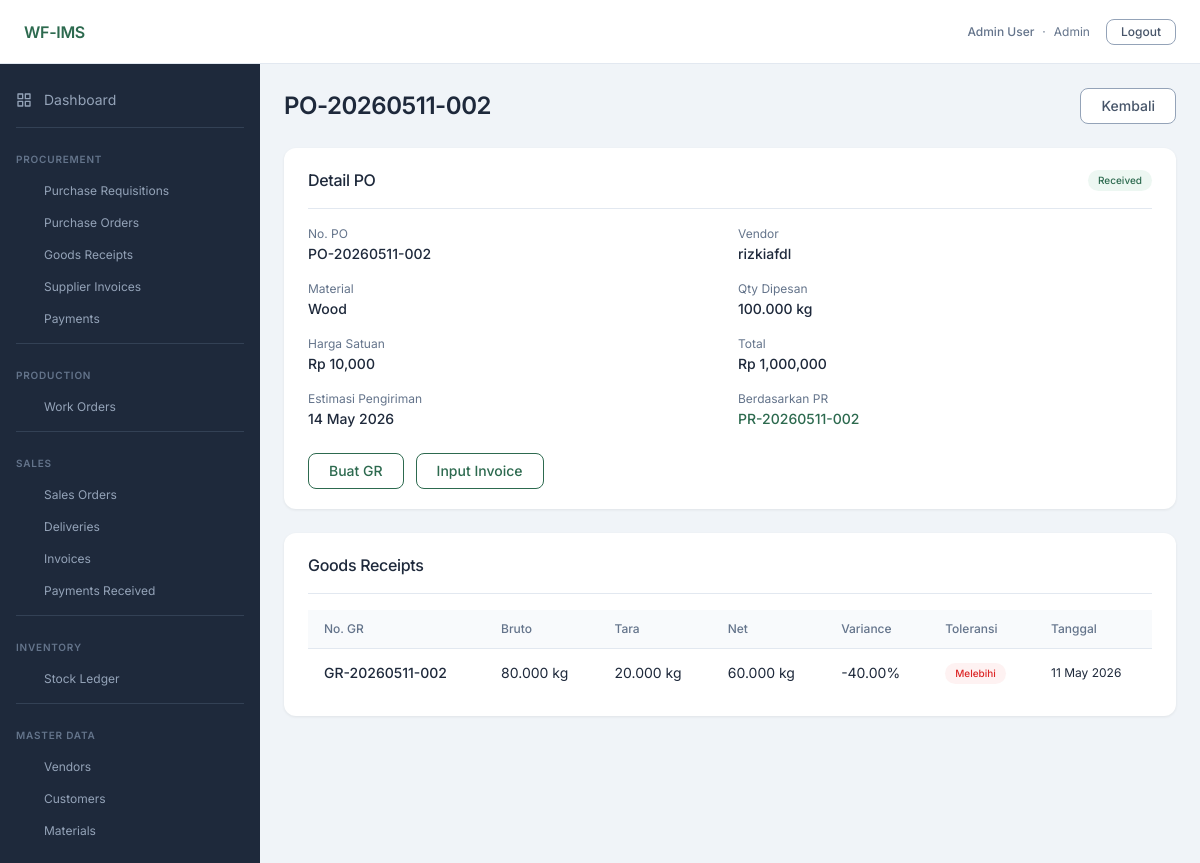
/procurement/po/2 (signed in), run on the app's committed database.
### app/models/user.py (models this page shows, shortened)
class User(UserMixin, db.Model):
    __tablename__ = 'users'
    id = db.Column(db.Integer, primary_key=True)
    email = db.Column(db.String(120), unique=True, nullable=False)
    password_hash = db.Column(db.String(256), nullable=False)
    full_name = db.Column(db.String(100), nullable=False)
    role = db.Column(db.Enum(UserRole), nullable=False)
    is_active = db.Column(db.Boolean, default=True, nullable=False)
    created_at = db.Column(db.DateTime, default=lambda: datetime.now(timezone.utc), nullable=False)

### app/models/procurement.py (models this page shows)
class PurchaseOrder(db.Model):
    __tablename__ = 'purchase_orders'
    id = db.Column(db.Integer, primary_key=True)
    po_number = db.Column(db.String(20), unique=True, nullable=False)
    pr_id = db.Column(db.Integer, db.ForeignKey('purchase_requisitions.id'), nullable=True)
    vendor_id = db.Column(db.Integer, db.ForeignKey('vendors.id'), nullable=False)
    material_id = db.Column(db.Integer, db.ForeignKey('materials.id'), nullable=False)
    qty_ordered = db.Column(db.Numeric(12, 3), nullable=False)
    unit_price = db.Column(db.Numeric(14, 2), nullable=False)
    total_amount = db.Column(db.Numeric(14, 2), nullable=False)
    expected_delivery_date = db.Column(db.Date, nullable=True)
    status = db.Column(db.Enum(POStatus), nullable=False, default=POStatus.draft)
    confirmed_at = db.Column(db.DateTime, nullable=True)
    created_by = db.Column(db.Integer, db.ForeignKey('users.id'), nullable=False)
    created_at = db.Column(db.DateTime, default=lambda: datetime.now(timezone.utc), nullable=False)
    material = db.relationship('Material', backref='purchase_orders')
    creator = db.relationship('User', foreign_keys=[created_by], backref='purchase_orders_created')
    goods_receipts = db.relationship('GoodsReceipt', backref='purchase_order', lazy='dynamic')
    supplier_invoices = db.relationship('SupplierInvoice', backref='purchase_order', lazy='dynamic')

class PurchaseRequisition(db.Model):
    __tablename__ = 'purchase_requisitions'
    id = db.Column(db.Integer, primary_key=True)
    pr_number = db.Column(db.String(20), unique=True, nullable=False)
    material_id = db.Column(db.Integer, db.ForeignKey('materials.id'), nullable=False)
    qty = db.Column(db.Numeric(12, 3), nullable=False)
    unit = db.Column(db.String(10), nullable=False)
    reason = db.Column(db.Text)
    status = db.Column(db.Enum(PRStatus), nullable=False, default=PRStatus.draft)
    requested_by = db.Column(db.Integer, db.ForeignKey('users.id'), nullable=False)
    approved_by = db.Column(db.Integer, db.ForeignKey('users.id'), nullable=True)
    approved_at = db.Column(db.DateTime, nullable=True)
    created_at = db.Column(db.DateTime, default=lambda: datetime.now(timezone.utc), nullable=False)
    material = db.relationship('Material', backref='purchase_requisitions')
    requester = db.relationship('User', foreign_keys=[requested_by], backref='requisitions_made')
    approver = db.relationship('User', foreign_keys=[approved_by], backref='requisitions_approved')
    purchase_orders = db.relationship('PurchaseOrder', backref='purchase_requisition', lazy='dynamic')

class GoodsReceipt(db.Model):
    __tablename__ = 'goods_receipts'
    id = db.Column(db.Integer, primary_key=True)
    gr_number = db.Column(db.String(20), unique=True, nullable=False)
    po_id = db.Column(db.Integer, db.ForeignKey('purchase_orders.id'), nullable=False)
    gross_weight = db.Column(db.Numeric(12, 3), nullable=False)
    tare_weight = db.Column(db.Numeric(12, 3), nullable=False)
    net_weight = db.Column(db.Numeric(12, 3), nullable=False)
    weight_variance_pct = db.Column(db.Numeric(6, 2), nullable=True)
    is_within_tolerance = db.Column(db.Boolean, nullable=True)
    received_by = db.Column(db.Integer, db.ForeignKey('users.id'), nullable=False)
    received_at = db.Column(db.DateTime, default=lambda: datetime.now(timezone.utc), nullable=False)
    notes = db.Column(db.Text)
    receiver = db.relationship('User', foreign_keys=[received_by], backref='goods_receipts_received')
    rm_lots = db.relationship('RMLot', backref='goods_receipt', lazy='dynamic')

### app/models/master.py (models this page shows)
class Vendor(db.Model):
    __tablename__ = 'vendors'
    id = db.Column(db.Integer, primary_key=True)
    name = db.Column(db.String(100), nullable=False)
    contact_name = db.Column(db.String(100))
    phone = db.Column(db.String(20))
    email = db.Column(db.String(120))
    address = db.Column(db.Text)
    payment_terms = db.Column(db.Integer)  # days
    is_active = db.Column(db.Boolean, default=True, nullable=False)
    created_at = db.Column(db.DateTime, default=lambda: datetime.now(timezone.utc), nullable=False)
    purchase_orders = db.relationship('PurchaseOrder', backref='vendor', lazy='dynamic')
    supplier_invoices = db.relationship('SupplierInvoice', backref='vendor', lazy='dynamic')

class Material(db.Model):
    __tablename__ = 'materials'
    id = db.Column(db.Integer, primary_key=True)
    name = db.Column(db.String(100), nullable=False)
    unit = db.Column(db.String(10), nullable=False)  # kg|ton|bag
    reorder_point = db.Column(db.Numeric(12, 3), default=0)
    material_type = db.Column(db.Enum(MaterialType), nullable=False)
    created_at = db.Column(db.DateTime, default=lambda: datetime.now(timezone.utc), nullable=False)
    bom_as_fg = db.relationship(
        'BOMItem', foreign_keys='BOMItem.fg_material_id',
        backref='fg_material', lazy='dynamic',
    )
    bom_as_rm = db.relationship(
        'BOMItem', foreign_keys='BOMItem.rm_material_id',
        backref='rm_material', lazy='dynamic',
    )

### app/blueprints/procurement/routes.py (the view)
@bp.route('/po/<int:po_id>')
@login_required
def po_detail(po_id):
    po = PurchaseOrder.query.get_or_404(po_id)
    grs = po.goods_receipts.all()
    invoices = po.supplier_invoices.all()
    return render_template('procurement/po_detail.html', po=po, grs=grs, invoices=invoices)

### app/models/user.py (called while the page is built)
@login_manager.user_loader
def load_user(user_id):
    return User.query.get(int(user_id))

### app/templates/procurement/po_detail.html (shortened to what this page needs)
{% extends 'base.html' %}
{% block content %}
{% set sbadge = {'draft':'badge-warning','sent':'badge-info','confirmed':'badge-info','received':'badge-success','closed':'badge-neutral','cancelled':'badge-danger'} %}
<div class="page-header">
  <h1 class="page-title">{{ po.po_number }}</h1>
  <a href="{{ url_for('procurement.po_list') }}" class="btn btn-secondary">Kembali</a>
</div>
<div class="card">
  <div class="card-header">
    <p class="card-title">Detail PO</p>
    <span class="badge {{ sbadge.get(po.status.value, 'badge-neutral') }}">
      {{ po.status.value | replace('_',' ') | title }}
    </span>
  </div>
  <div class="grid-2">
    <div>
      <p class="text-sm text-muted mb-0">No. PO</p>
      <p class="fw-medium">{{ po.po_number }}</p>
    </div>
    <div>
      <p class="text-sm text-muted mb-0">Vendor</p>
      <p class="fw-medium">{{ po.vendor.name }}</p>
    </div>
    <div>
      <p class="text-sm text-muted mb-0">Material</p>
      <p class="fw-medium">{{ po.material.name }}</p>
    </div>
    <div>
      <p class="text-sm text-muted mb-0">Qty Dipesan</p>
      <p class="fw-medium">{{ po.qty_ordered }} {{ po.material.unit }}</p>
    </div>
    <div>
      <p class="text-sm text-muted mb-0">Harga Satuan</p>
      <p class="fw-medium">{{ "Rp {:,.0f}".format(po.unit_price | float) }}</p>
    </div>
    <div>
      <p class="text-sm text-muted mb-0">Total</p>
      <p class="fw-medium">{{ "Rp {:,.0f}".format(po.total_amount | float) }}</p>
    </div>
    {% if po.expected_delivery_date %}
    <div>
      <p class="text-sm text-muted mb-0">Estimasi Pengiriman</p>
      <p class="fw-medium">{{ po.expected_delivery_date.strftime('%d %b %Y') }}</p>
    </div>
    {% endif %}
    {% if po.purchase_requisition %}
    <div>
      <p class="text-sm text-muted mb-0">Berdasarkan PR</p>
      <p class="fw-medium">
        <a href="{{ url_for('procurement.pr_detail', pr_id=po.pr_id) }}">{{ po.purchase_requisition.pr_number }}</a>
      </p>
    </div>
    {% endif %}
  </div>
  <div class="form-actions">
    {% if po.status.value in ('confirmed', 'sent', 'received') %}
      <a href="{{ url_for('procurement.gr_new', po_id=po.id) }}" class="btn btn-outlined">Buat GR</a>
      <a href="{{ url_for('procurement.invoice_new', po_id=po.id) }}" class="btn btn-outlined">Input Invoice</a>
    {% endif %}
  </div>
</div>
{% if grs %}
<div class="card mt-6">
  <div class="card-header">
    <p class="card-title">Goods Receipts</p>
  </div>
  <table class="table">
    <thead>
      <tr><th>No. GR</th><th>Bruto</th><th>Tara</th><th>Net</th><th>Variance</th><th>Toleransi</th><th>Tanggal</th></tr>
    </thead>
    <tbody>
      {% for gr in grs %}
      <tr>
        <td class="fw-medium">{{ gr.gr_number }}</td>
        <td>{{ gr.gross_weight }} kg</td>
        <td>{{ gr.tare_weight }} kg</td>
        <td>{{ gr.net_weight }} kg</td>
        <td>{{ "{:+.2f}%".format(gr.weight_variance_pct | float) }}</td>
        <td>
          {% if gr.is_within_tolerance %}
            <span class="badge badge-success">OK</span>
          {% else %}
            <span class="badge badge-danger">Melebihi</span>
          {% endif %}
        </td>
        <td class="text-sm text-muted">{{ gr.received_at.strftime('%d %b %Y') }}</td>
      </tr>
      {% endfor %}
    </tbody>
  </table>
</div>
{% endif %}
{% endblock %}

### app/templates/partials/navbar.html
<nav class="navbar">
  <span class="navbar-brand">WF-IMS</span>
  <div class="navbar-right">
    {% if current_user.is_authenticated %}
      <div class="navbar-user">
        <span class="fw-medium">{{ current_user.full_name }}</span>
        <span class="text-muted">·</span>
        <span class="text-muted">{{ current_user.role.value | title }}</span>
      </div>
      <a href="{{ url_for('auth.logout') }}" class="btn btn-secondary btn-sm">Logout</a>
    {% endif %}
  </div>
</nav>

### static/css/tokens.css (style rules this page uses)
:root { --color-primary-900: #1a3d2e; --color-primary-800: #1f4d39; --color-primary-700: #245c43; --color-primary-600: #2D6A4F; --color-primary-500: #3a8a66; --color-primary-400: #52a880; --color-primary-300: #7cc4a0; --color-primary-200: #a8dbbf; --color-primary-100: #d4eedf; --color-primary-50: #edf7f2; --color-secondary-900: #0f172a; --color-secondary-800: #1e293b; --color-secondary-700: #334155; --color-secondary-600: #475569; --color-secondary-500: #64748b; --color-secondary-400: #94a3b8; --color-secondary-300: #cbd5e1; --color-secondary-200: #e2e8f0; --color-secondary-100: #f1f5f9; --color-secondary-50: #f8fafc; --color-tertiary-900: #78350f; --color-tertiary-800: #92400e; --color-tertiary-700: #b45309; --color-tertiary-600: #D97706; --color-tertiary-500: #f59e0b; --color-tertiary-400: #fbbf24; --color-tertiary-300: #fcd34d; --color-tertiary-200: #fde68a; --color-tertiary-100: #fef3c7; --color-tertiary-50: #fffbeb; --color-neutral-900: #1e2a5e; --color-neutral-800: #2d3a7a; --color-neutral-700: #4050a0; --color-neutral-600: #6474BB; --color-neutral-500: #7b8fd0; --color-neutral-400: #9daade; --color-neutral-300: #bec7eb; --color-neutral-200: #dde2f4; --color-neutral-100: #eef0f9; --color-neutral-50: #f6f7fd; --color-success: var(--color-primary-600); --color-warning: var(--color-tertiary-600); --color-danger: #dc2626; --color-info: var(--color-neutral-600); --color-bg-page: #f0f4f8; --color-bg-card: #ffffff; --color-bg-sidebar: var(--color-secondary-800); --color-text-primary: var(--color-secondary-800); --color-text-muted: var(--color-secondary-500); --color-border: var(--color-secondary-200); --font-family-base: 'Inter', sans-serif; --text-display-size: 36px; --text-display-weight: 700; --text-display-tracking: -0.72px; --text-h1-size: 24px; --text-h1-weight: 600; --text-h1-tracking: -0.48px; --text-h2-size: 20px; --text-h2-weight: 500; --text-h2-tracking: -0.40px; --text-h3-size: 16px; --text-h3-weight: 500; --text-h3-tracking: -0.32px; --text-p1-size: 14px; --text-p1-weight: 400; --text-p1-tracking: 0; --text-p2-size: 12px; --text-p2-weight: 400; --text-p2-tracking: 0; --text-p3-size: 10px; --text-p3-weight: 400; --text-p3-tracking: 0; --space-1: 4px; --space-2: 8px; --space-3: 12px; --space-4: 16px; --space-5: 20px; --space-6: 24px; --space-8: 32px; --space-10: 40px; --space-12: 48px; --space-16: 64px; }

### static/css/base.css (style rules this page uses)
*, *::before, *::after { box-sizing: border-box; margin: 0; padding: 0; }
html { font-size: 16px; -webkit-text-size-adjust: 100%; }
body { font-family: var(--font-family-base); font-size: var(--text-p1-size); font-weight: var(--text-p1-weight); color: var(--color-text-primary); background: var(--color-bg-page); line-height: 1.5; -webkit-font-smoothing: antialiased; }
a { color: var(--color-primary-600); text-decoration: none; }
h1 { font-size: var(--text-h1-size); font-weight: var(--text-h1-weight); letter-spacing: var(--text-h1-tracking); color: var(--color-text-primary); }

### static/css/layout.css (style rules this page uses)
.navbar { height: 64px; background: #fff; border-bottom: 1px solid var(--color-border); display: flex; align-items: center; justify-content: space-between; padding: 0 var(--space-6); flex-shrink: 0; z-index: 100; }
.navbar-brand { font-size: var(--text-h3-size); font-weight: 600; color: var(--color-primary-600); letter-spacing: -0.3px; }
.navbar-right { display: flex; align-items: center; gap: var(--space-4); font-size: var(--text-p2-size); color: var(--color-text-muted); }
.navbar-user { display: flex; align-items: center; gap: var(--space-2); }
.page-header { display: flex; align-items: center; justify-content: space-between; margin-bottom: var(--space-6); }
.page-title { font-size: var(--text-h1-size); font-weight: var(--text-h1-weight); letter-spacing: var(--text-h1-tracking); color: var(--color-text-primary); }

### data on the page
User: full_name "Admin User", role.value "Admin"
PurchaseOrder: po_number "PO-20260511-002", status.value "Received", qty_ordered "100.000", unit_price "Rp 10,000", total_amount "Rp 1,000,000", expected_delivery_date "14 May 2026"
Vendor: vendor.name "rizkiafdl"
Material: material.name "Wood", material.unit "kg"
PurchaseRequisition: purchase_requisition.pr_number "PR-20260511-002"
GoodsReceipt: gr_number "GR-20260511-002", gross_weight "80.000", tare_weight "20.000", net_weight "60.000", weight_variance_pct "-40.00%", is_within_tolerance "Melebihi", received_at "11 May 2026"
